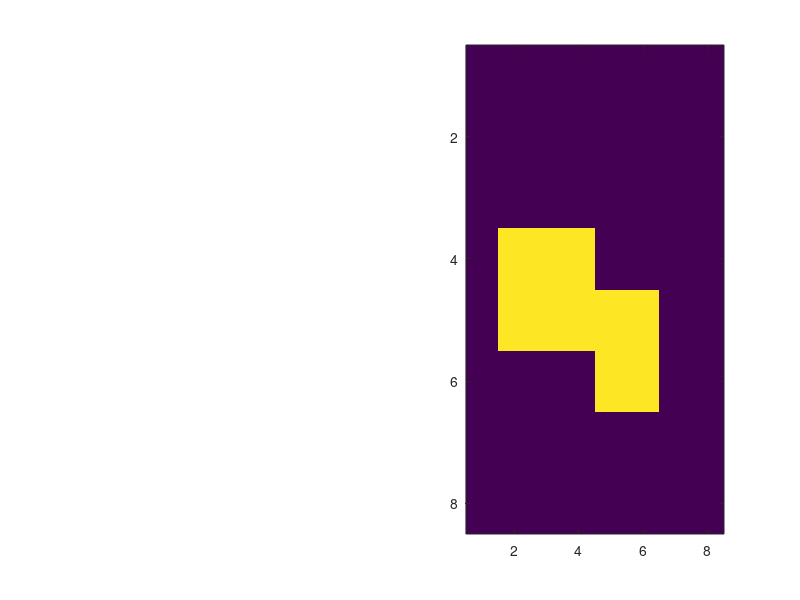

Here is the MATLAB script that generated this plot: (Note: this script raises an error after producing the figure.)
function [ctLT, ctVO, myLT, myVO, HLT, HVO, lineLT, lineVO] = figGenSFC2DMinCase
global V;
 zisPlot = true;
V = [0 0 0 0 0 0 0 0
     0 1 1 1 0 0 0 0
     0 1 1 1 1 1 0 0
     0 0 0 0 1 1 0 0];
 isPad = true;
baseFileName = 'minimum2Dcase';
if isPad
    maxSize = max(size(V));
    nextPow2 = 2^ceil(log2(maxSize));
    padDimFirstHalf = zeros(2,1);
    padDimSecondHalf = zeros(2,1);
    for i = 1:2
        if mod(size(V,i),2) == 0
            padDimFirstHalf(i) = (nextPow2 - size(V,i))/2;
            padDimSecondHalf(i) = (nextPow2 - size(V,i))/2;
        else
            padDimFirstHalf(i) = nextPow2/2 - floor(size(V,i)/2);
            padDimSecondHalf(i) = nextPow2 - size(V,i) - padDimFirstHalf(i);
        end
    end
    V = padarray(V, [padDimFirstHalf(1),padDimFirstHalf(2)], 'pre');
    V = padarray(V, [padDimSecondHalf(1),padDimSecondHalf(2)],'post');
end
if zisPlot
    subplot(1,2,2); imagesc(V);
end

%% All SFCs
[ctLT, ctVO, myLT, myVO, HLT, HVO, lineLT, lineVO] = SFCMethodsTestMain(V, isPad);
LTfilename = sprintf('LT%s.csv', baseFileName);
VOfilename = sprintf('VO%s.csv', baseFileName);
% 
% % write out SFC
csvwrite(LTfilename, myLT);
csvwrite(VOfilename, myVO);

if isPad
    hLTfilename = sprintf('HilbertLT%s.csv', baseFileName);
    hVOfilename = sprintf('HilbertVO%s.csv', baseFileName);
    csvwrite(hLTfilename, HLT);
    csvwrite(hVOfilename, HVO); 
end
end